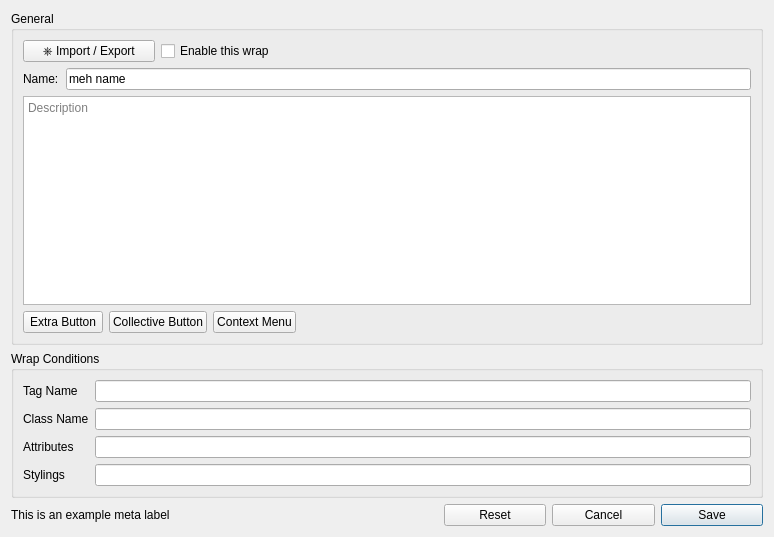
<?xml version="1.0" encoding="UTF-8"?>
<ui version="4.0">
 <class>TWWrapConfig</class>
 <widget class="QWidget" name="TWWrapConfig">
  <property name="geometry">
   <rect>
    <x>0</x>
    <y>0</y>
    <width>774</width>
    <height>537</height>
   </rect>
  </property>
  <property name="windowTitle">
   <string>Form</string>
  </property>
  <layout class="QGridLayout" name="gridLayout_2">
   <item row="0" column="0" colspan="7">
    <widget class="QGroupBox" name="generalOptions">
     <property name="toolTip">
      <string>&lt;html&gt;&lt;head/&gt;&lt;body&gt;&lt;p&gt;The input syntax of the iteration. This will be used to detect sets in the card content.&lt;/p&gt;&lt;/body&gt;&lt;/html&gt;</string>
     </property>
     <property name="title">
      <string>General</string>
     </property>
     <layout class="QGridLayout" name="gridLayout">
      <item row="3" column="0" colspan="6">
       <widget class="QPlainTextEdit" name="descriptionTextEdit">
        <property name="placeholderText">
         <string>Description</string>
        </property>
       </widget>
      </item>
      <item row="1" column="3" colspan="2">
       <widget class="QCheckBox" name="enableWrapCheckBox">
        <property name="toolTip">
         <string>&lt;html&gt;&lt;head/&gt;&lt;body&gt;&lt;p&gt;Advanced feature. Check this if you want to treat the content of the &amp;quot;Open Delimiter&amp;quot;, &amp;quot;Close Delimiter&amp;quot;, and &amp;quot;Field separator&amp;quot; as regular expressions.&lt;/p&gt;&lt;/body&gt;&lt;/html&gt;</string>
        </property>
        <property name="text">
         <string>Enable this wrap</string>
        </property>
       </widget>
      </item>
      <item row="1" column="5">
       <spacer name="horizontalSpacer_3">
        <property name="orientation">
         <enum>Qt::Horizontal</enum>
        </property>
        <property name="sizeHint" stdset="0">
         <size>
          <width>40</width>
          <height>20</height>
         </size>
        </property>
       </spacer>
      </item>
      <item row="2" column="0">
       <widget class="QLabel" name="nameLabel">
        <property name="text">
         <string>Name:</string>
        </property>
       </widget>
      </item>
      <item row="1" column="0" colspan="3">
       <widget class="QPushButton" name="importButton">
        <property name="text">
         <string>⎈ Import / Export</string>
        </property>
       </widget>
      </item>
      <item row="2" column="1" colspan="5">
       <widget class="QLineEdit" name="nameLineEdit">
        <property name="text">
         <string>meh name</string>
        </property>
       </widget>
      </item>
      <item row="4" column="2" colspan="2">
       <widget class="QPushButton" name="collectiveButtonButton">
        <property name="text">
         <string>Collective Button</string>
        </property>
       </widget>
      </item>
      <item row="4" column="0" colspan="2">
       <widget class="QPushButton" name="extraButtonButton">
        <property name="text">
         <string>Extra Button</string>
        </property>
       </widget>
      </item>
      <item row="4" column="4">
       <widget class="QPushButton" name="contextMenuButton">
        <property name="text">
         <string>Context Menu</string>
        </property>
       </widget>
      </item>
     </layout>
    </widget>
   </item>
   <item row="5" column="5">
    <widget class="QPushButton" name="cancelButton">
     <property name="text">
      <string>Cancel</string>
     </property>
    </widget>
   </item>
   <item row="5" column="0" colspan="4">
    <widget class="QLabel" name="metaLabel">
     <property name="text">
      <string>This is an example meta label</string>
     </property>
     <property name="wordWrap">
      <bool>true</bool>
     </property>
    </widget>
   </item>
   <item row="5" column="6">
    <widget class="QPushButton" name="saveButton">
     <property name="text">
      <string>Save</string>
     </property>
     <property name="autoDefault">
      <bool>true</bool>
     </property>
     <property name="default">
      <bool>true</bool>
     </property>
    </widget>
   </item>
   <item row="5" column="4">
    <widget class="QPushButton" name="resetButton">
     <property name="enabled">
      <bool>true</bool>
     </property>
     <property name="text">
      <string>Reset</string>
     </property>
     <property name="default">
      <bool>false</bool>
     </property>
     <property name="flat">
      <bool>false</bool>
     </property>
    </widget>
   </item>
   <item row="1" column="0" colspan="7">
    <widget class="QGroupBox" name="wrapConditions">
     <property name="toolTip">
      <string>&lt;html&gt;&lt;head/&gt;&lt;body&gt;&lt;p&gt;The input syntax of the iteration. This will be used to detect sets in the card content.&lt;/p&gt;&lt;/body&gt;&lt;/html&gt;</string>
     </property>
     <property name="title">
      <string>Wrap Conditions</string>
     </property>
     <layout class="QGridLayout" name="gridLayout_3">
      <item row="0" column="0">
       <widget class="QLabel" name="prefixLabel">
        <property name="text">
         <string>Tag Name</string>
        </property>
       </widget>
      </item>
      <item row="2" column="0">
       <widget class="QLabel" name="infixLabel">
        <property name="text">
         <string>Attributes</string>
        </property>
       </widget>
      </item>
      <item row="3" column="0">
       <widget class="QLabel" name="infixRegexLabel">
        <property name="text">
         <string>Stylings</string>
        </property>
       </widget>
      </item>
      <item row="1" column="0">
       <widget class="QLabel" name="suffixLabel">
        <property name="text">
         <string>Class Name</string>
        </property>
       </widget>
      </item>
      <item row="0" column="1">
       <widget class="QLineEdit" name="prefixLineEdit">
        <property name="text">
         <string/>
        </property>
       </widget>
      </item>
      <item row="1" column="1">
       <widget class="QLineEdit" name="suffixLineEdit"/>
      </item>
      <item row="2" column="1">
       <widget class="QLineEdit" name="infixLineEdit"/>
      </item>
      <item row="3" column="1">
       <widget class="QLineEdit" name="infixRegexLineEdit"/>
      </item>
     </layout>
    </widget>
   </item>
  </layout>
 </widget>
 <resources/>
 <connections/>
</ui>
